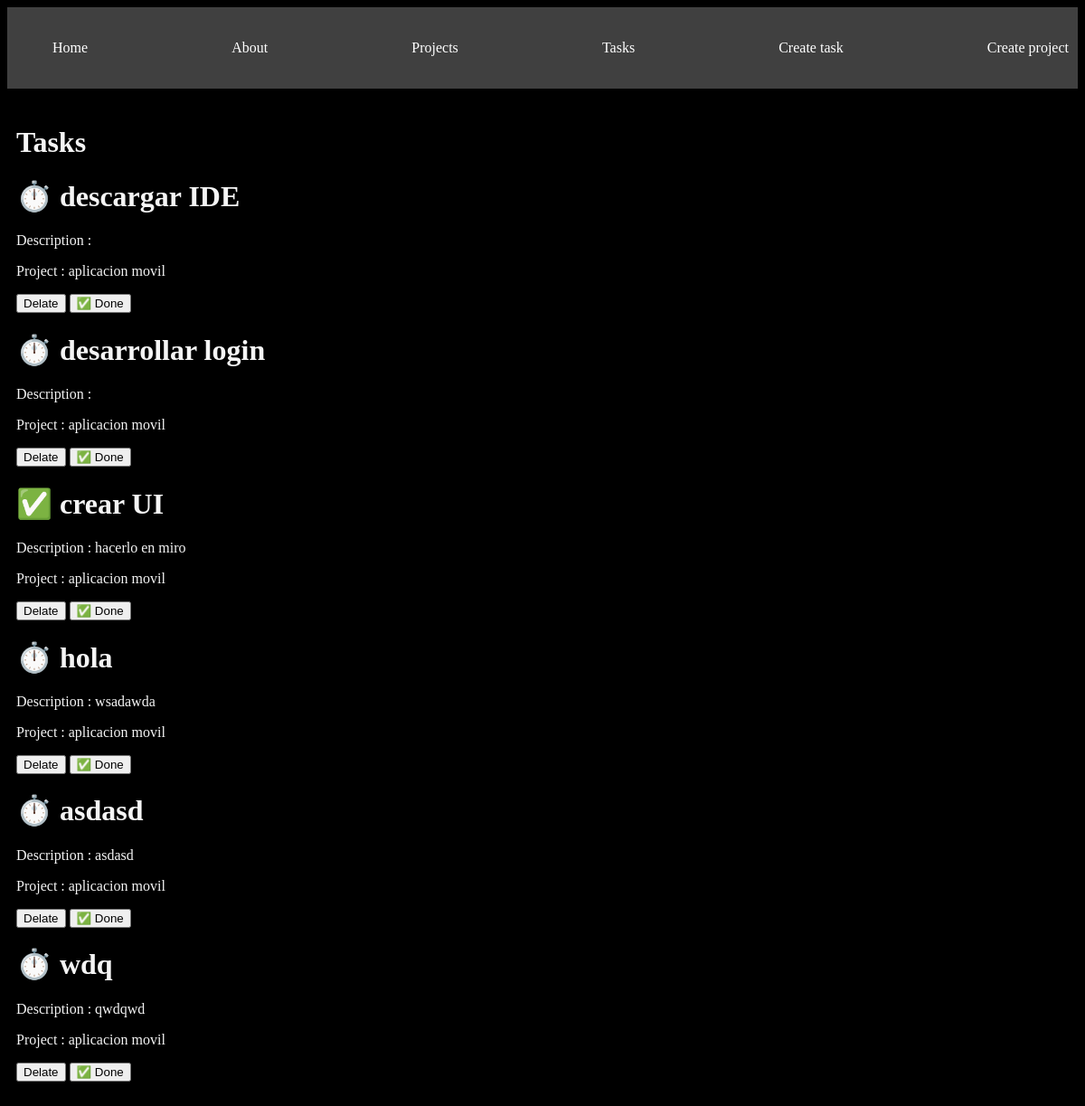
/tasks/, run on the app's committed database.
### myapp/models.py (models this page shows, shortened)
class Task(models.Model):
    title = models.CharField(max_length=200)
    description = models.TextField()
    project = models.ForeignKey(Project, on_delete=models.CASCADE)
    done = models.BooleanField(default=False)

class Project(models.Model):
    name = models.CharField(max_length=200)

### myapp/views.py (the view)
# urls.py: path('tasks/', views.tasks, name="tasks"),
def tasks(request):
    tasks = Task.objects.all()
    return render(request, 'tasks/tasks.html',{
        'tasks' : tasks
    })

### myapp/templates/tasks/tasks.html
{% extends 'layouts/base.html' %}
{% block content %}
<h1>Tasks</h1>
{% for task in tasks %}
<div>
    <h1>{% if task.done == False %} ⏱️ {% else %} ✅ {% endif %} {{task.title}}</h1>
    <p>Description : {{task.description}}</p>
    <p>Project : {{task.project.name}}</p>
    <button>
        Delate
    </button>
    <button>
        ✅ Done
    </button>
</div>
{% endfor %}
{% endblock %}

### myapp/static/styles/main.css (style rules this page uses)
body { background-color: black; color: whitesmoke; }

### data on the page
Task: title "descargar IDE", project.name "aplicacion movil"
Task: title "desarrollar login", project.name "aplicacion movil"
Task: title "crear UI", description "hacerlo en miro", project.name "aplicacion movil"
Task: title "hola", description "wsadawda", project.name "aplicacion movil"
Task: title "asdasd", description "asdasd", project.name "aplicacion movil"
Task: title "wdq", description "qwdqwd", project.name "aplicacion movil"
